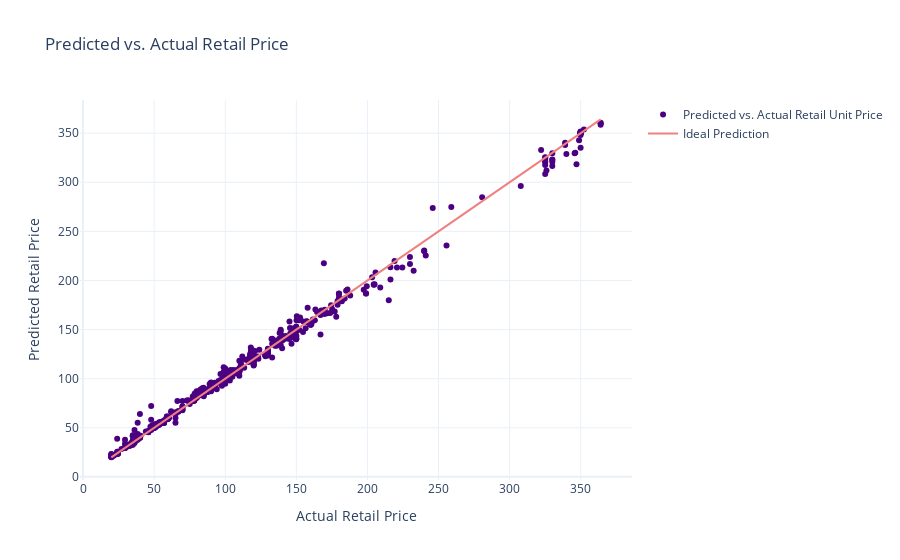

Write notebook code for a chart like this one.
### Code cell
import plotly.graph_objects as go

# Instantiate and train the RandomForestRegressor model
model = RandomForestRegressor(n_estimators=50, random_state=40)
model.fit(X, y)

# Make predictions on the same data used for training (you should ideally use a separate test dataset)
y_pred = model.predict(X)

# Create a scatter plot to visualize predicted vs. actual retail unit price
fig = go.Figure()

# Add a scatter plot for actual vs. predicted values with indigo markers
fig.add_trace(go.Scatter(x=y, y=y_pred, mode='markers', 
                         marker=dict(color='indigo'),
                         name='Predicted vs. Actual Retail Unit Price'))

# Add a diagonal line for ideal prediction with deep pink color
fig.add_trace(go.Scatter(x=[min(y), max(y)], y=[min(y), max(y)], 
                         mode='lines', 
                         marker=dict(color='lightcoral'),
                         name='Ideal Prediction'))

# Customize the layout of the plot
fig.update_layout(
    title='Predicted vs. Actual Retail Price',
    xaxis_title='Actual Retail Price',
    yaxis_title='Predicted Retail Price'
)

# Show the plot
fig.show()

### Figure 1 — Plotly figure (JSON) as saved in the notebook; plotly's stock layout.template omitted (floating-point values rounded to 4 significant figures; data arrays with more than 128 entries replaced by an {"elided": "..."} marker saying what was removed)
{"data": [{"marker": {"color": "indigo"}, "mode": "markers", "name": "Predicted vs. Actual Retail Unit Price", "type": "scatter", "x": {"elided": "676 float values"}, "y": {"elided": "676 float values"}}, {"marker": {"color": "lightcoral"}, "mode": "lines", "name": "Ideal Prediction", "type": "scatter", "x": [19.9, 364], "y": [19.9, 364]}], "layout": {"title": {"text": "Predicted vs. Actual Retail Price"}, "xaxis": {"title": {"text": "Actual Retail Price"}}, "yaxis": {"title": {"text": "Predicted Retail Price"}}}}
